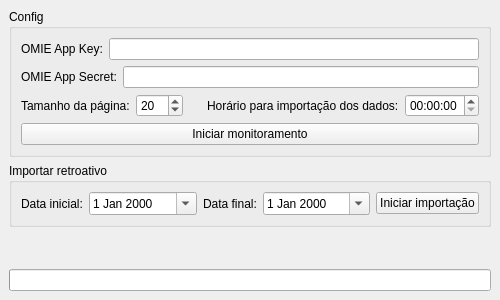
<?xml version="1.0" encoding="UTF-8"?>
<ui version="4.0">
 <class>MainWindow</class>
 <widget class="QMainWindow" name="MainWindow">
  <property name="geometry">
   <rect>
    <x>0</x>
    <y>0</y>
    <width>500</width>
    <height>300</height>
   </rect>
  </property>
  <property name="sizePolicy">
   <sizepolicy hsizetype="Fixed" vsizetype="Fixed">
    <horstretch>0</horstretch>
    <verstretch>0</verstretch>
   </sizepolicy>
  </property>
  <property name="minimumSize">
   <size>
    <width>500</width>
    <height>280</height>
   </size>
  </property>
  <property name="maximumSize">
   <size>
    <width>500</width>
    <height>400</height>
   </size>
  </property>
  <property name="windowTitle">
   <string>OMIE Data Extractor</string>
  </property>
  <widget class="QWidget" name="centralwidget">
   <property name="maximumSize">
    <size>
     <width>800</width>
     <height>600</height>
    </size>
   </property>
   <layout class="QVBoxLayout" name="verticalLayout">
    <item>
     <widget class="QGroupBox" name="config_gb">
      <property name="title">
       <string>Config</string>
      </property>
      <layout class="QVBoxLayout" name="verticalLayout_2">
       <item>
        <layout class="QHBoxLayout" name="horizontalLayout">
         <item>
          <widget class="QLabel" name="omie_app_key_label">
           <property name="text">
            <string>OMIE App Key:</string>
           </property>
          </widget>
         </item>
         <item>
          <widget class="QLineEdit" name="omie_app_key_line_edit">
           <property name="sizePolicy">
            <sizepolicy hsizetype="Expanding" vsizetype="Fixed">
             <horstretch>1</horstretch>
             <verstretch>0</verstretch>
            </sizepolicy>
           </property>
          </widget>
         </item>
        </layout>
       </item>
       <item>
        <layout class="QHBoxLayout" name="horizontalLayout_2">
         <item>
          <widget class="QLabel" name="omie_app_secret_label">
           <property name="text">
            <string>OMIE App Secret:</string>
           </property>
          </widget>
         </item>
         <item>
          <widget class="QLineEdit" name="omie_app_secret_line_edit">
           <property name="sizePolicy">
            <sizepolicy hsizetype="Expanding" vsizetype="Fixed">
             <horstretch>1</horstretch>
             <verstretch>0</verstretch>
            </sizepolicy>
           </property>
          </widget>
         </item>
        </layout>
       </item>
       <item>
        <layout class="QHBoxLayout" name="horizontalLayout_5">
         <item>
          <widget class="QLabel" name="label_2">
           <property name="text">
            <string>Tamanho da página:</string>
           </property>
          </widget>
         </item>
         <item>
          <widget class="QSpinBox" name="page_size_spin_box">
           <property name="maximum">
            <number>100</number>
           </property>
           <property name="value">
            <number>20</number>
           </property>
          </widget>
         </item>
         <item>
          <spacer name="horizontalSpacer_4">
           <property name="orientation">
            <enum>Qt::Horizontal</enum>
           </property>
           <property name="sizeHint" stdset="0">
            <size>
             <width>40</width>
             <height>20</height>
            </size>
           </property>
          </spacer>
         </item>
         <item>
          <widget class="QLabel" name="label">
           <property name="text">
            <string>Horário para importação dos dados:</string>
           </property>
          </widget>
         </item>
         <item>
          <widget class="QTimeEdit" name="hour_for_importation_time_edit">
           <property name="displayFormat">
            <string>hh:mm:ss</string>
           </property>
          </widget>
         </item>
        </layout>
       </item>
       <item>
        <widget class="QPushButton" name="start_monit_push_button">
         <property name="text">
          <string>Iniciar monitoramento</string>
         </property>
        </widget>
       </item>
      </layout>
     </widget>
    </item>
    <item>
     <widget class="QGroupBox" name="retroactive_importation_gb">
      <property name="title">
       <string>Importar retroativo</string>
      </property>
      <layout class="QVBoxLayout" name="verticalLayout_3">
       <item>
        <layout class="QHBoxLayout" name="horizontalLayout_3">
         <item>
          <widget class="QLabel" name="label_3">
           <property name="text">
            <string>Data inicial:</string>
           </property>
          </widget>
         </item>
         <item>
          <widget class="QDateEdit" name="start_date_dateedit">
           <property name="sizePolicy">
            <sizepolicy hsizetype="Expanding" vsizetype="Fixed">
             <horstretch>0</horstretch>
             <verstretch>0</verstretch>
            </sizepolicy>
           </property>
           <property name="calendarPopup">
            <bool>true</bool>
           </property>
          </widget>
         </item>
         <item>
          <widget class="QLabel" name="label_4">
           <property name="text">
            <string>Data final:</string>
           </property>
          </widget>
         </item>
         <item>
          <widget class="QDateEdit" name="end_date_dateedit">
           <property name="sizePolicy">
            <sizepolicy hsizetype="Expanding" vsizetype="Fixed">
             <horstretch>0</horstretch>
             <verstretch>0</verstretch>
            </sizepolicy>
           </property>
           <property name="calendarPopup">
            <bool>true</bool>
           </property>
          </widget>
         </item>
         <item>
          <widget class="QPushButton" name="retroactive_importation_push_button">
           <property name="text">
            <string>Iniciar importação</string>
           </property>
          </widget>
         </item>
        </layout>
       </item>
      </layout>
     </widget>
    </item>
    <item>
     <widget class="QLabel" name="messages_label">
      <property name="text">
       <string/>
      </property>
     </widget>
    </item>
    <item>
     <widget class="QProgressBar" name="progress_bar">
      <property name="value">
       <number>0</number>
      </property>
      <property name="textVisible">
       <bool>false</bool>
      </property>
     </widget>
    </item>
   </layout>
  </widget>
 </widget>
 <resources/>
 <connections/>
</ui>
